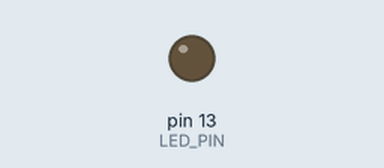
Simulated run of this sketch. Board: Arduino Uno, built with avr-gcc and run on an emulated ATmega328P. Parts: output pins drawn as LEDs (lit = HIGH).

Above: at 0.1 s.
Timing chart, 0 to 1.6 s (numbered marks = the images above):
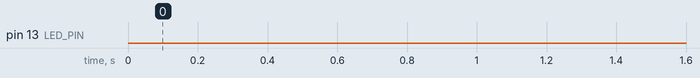

The sketch:

pwm.ino
```cpp
const int LED_PIN = 13;

const uint32_t N_LED = 164;

float weights[3] = {0.27, 0.13, 0.6};
uint8_t duration[3] = {64, 99, 199};
uint32_t average_duration = 0;


void preciseDelay(uint32_t us)
{
    delay(us / 1000);
    delayMicroseconds(us % 1000);
}


void setup()
{
    pinMode(LED_PIN, OUTPUT);

    // Calculate weighted average from the distribution of LED brightnesses.
    float sum = 0;
    for (int i = 0; i < 3; i++)
    {
        sum += duration[i] * weights[i];
    }

    average_duration = sum;
}


void loop()
{
    static uint32_t lastChange = micros();
    static uint8_t phase = 0;

    if (micros() - lastChange >= 500000)
    {
        lastChange += 500000;
        phase = (phase + 1) % 3;
    }

    uint32_t T_OFF_US = average_duration * (N_LED - 1);
    uint32_t T_ON_US = duration[2 - phase]; // Reverse order looks like a more natural progression

    digitalWrite(LED_PIN, HIGH);
    preciseDelay(T_ON_US);

    digitalWrite(LED_PIN, LOW);
    preciseDelay(T_OFF_US);
}
```
